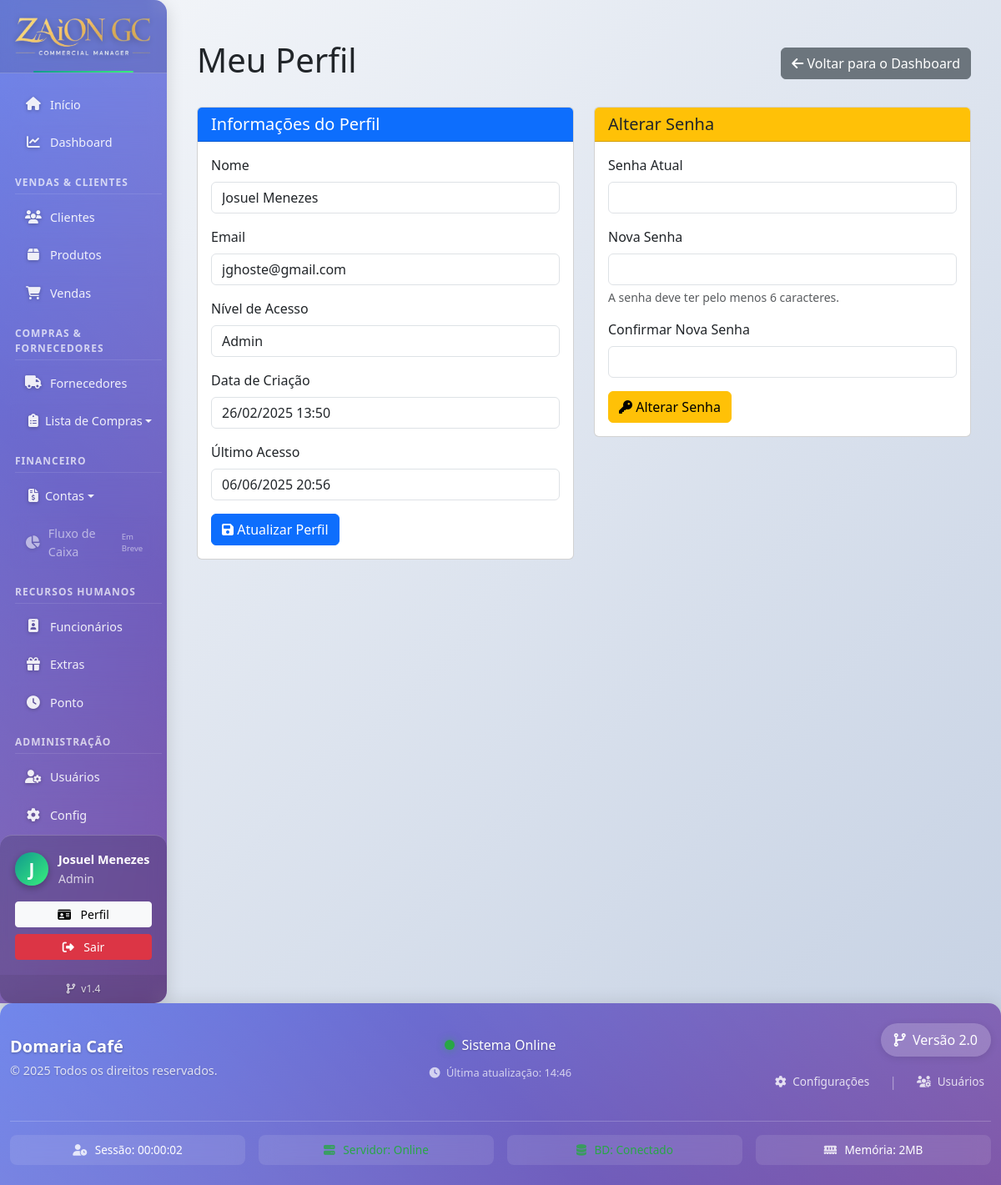
The app's page /perfil.php (signed in) with its own data.
### tables this page shows
CREATE TABLE `usuarios` (
  `id` int NOT NULL,
  `nome` varchar(100) NOT NULL,
  `email` varchar(100) NOT NULL,
  `senha` varchar(255) NOT NULL,
  `nivel_acesso` enum('admin','gerente','vendedor','cliente') NOT NULL DEFAULT 'cliente',
  `cliente_id` int DEFAULT NULL,
  `ativo` tinyint(1) NOT NULL DEFAULT '1',
  `data_criacao` datetime NOT NULL DEFAULT CURRENT_TIMESTAMP,
  `ultimo_acesso` datetime DEFAULT NULL
);

### perfil.php (the view, shortened to what this page needs)
<?php
require_once 'config/database.php';
$usuario_id = $_SESSION['usuario_id'];
$sql = "SELECT * FROM usuarios WHERE id = $usuario_id";
$result = $conn->query($sql);
$usuario = $result->fetch_assoc();
include 'includes/header.php';
?>
<div class="container-fluid py-4">
    <div class="d-flex justify-content-between align-items-center mb-4">
        <h1>Meu Perfil</h1>
        <a href="dashboard.php" class="btn btn-secondary">
            <i class="fas fa-arrow-left"></i> Voltar para o Dashboard
        </a>
    </div>
    <div class="row">
        <div class="col-md-6 mb-4">
            <div class="card">
                <div class="card-header bg-primary text-white">
                    <h5 class="mb-0">Informações do Perfil</h5>
                </div>
                <div class="card-body">
                    <form method="post" action="">
                        <div class="mb-3">
                            <label for="nome" class="form-label">Nome</label>
                            <input type="text" class="form-control" id="nome" name="nome" value="<?php echo htmlspecialchars($usuario['nome']); ?>" required>
                        </div>
                        <div class="mb-3">
                            <label for="email" class="form-label">Email</label>
                            <input type="email" class="form-control" id="email" name="email" value="<?php echo htmlspecialchars($usuario['email']); ?>" required>
                        </div>
                        <div class="mb-3">
                            <label class="form-label">Nível de Acesso</label>
                            <input type="text" class="form-control" value="<?php echo ucfirst($usuario['nivel_acesso']); ?>" readonly>
                        </div>
                        <div class="mb-3">
                            <label class="form-label">Data de Criação</label>
                            <input type="text" class="form-control" value="<?php echo date('d/m/Y H:i', strtotime($usuario['data_criacao'])); ?>" readonly>
                        </div>
                        <div class="mb-3">
                            <label class="form-label">Último Acesso</label>
                            <input type="text" class="form-control" value="<?php echo $usuario['ultimo_acesso'] ? date('d/m/Y H:i', strtotime($usuario['ultimo_acesso'])) : 'Primeiro acesso'; ?>" readonly>
                        </div>
                        <button type="submit" name="atualizar_perfil" class="btn btn-primary">
                            <i class="fas fa-save"></i> Atualizar Perfil
                        </button>
                    </form>
                </div>
            </div>
        </div>
        <div class="col-md-6 mb-4">
            <div class="card">
                <div class="card-header bg-warning text-dark">
                    <h5 class="mb-0">Alterar Senha</h5>
                </div>
                <div class="card-body">
                    <form method="post" action="">
                        <div class="mb-3">
                            <label for="senha_atual" class="form-label">Senha Atual</label>
                            <input type="password" class="form-control" id="senha_atual" name="senha_atual" required>
                        </div>
                        <div class="mb-3">
                            <label for="nova_senha" class="form-label">Nova Senha</label>
                            <input type="password" class="form-control" id="nova_senha" name="nova_senha" required minlength="6">
                            <div class="form-text">A senha deve ter pelo menos 6 caracteres.</div>
                        </div>
                        <div class="mb-3">
                            <label for="confirmar_senha" class="form-label">Confirmar Nova Senha</label>
                            <input type="password" class="form-control" id="confirmar_senha" name="confirmar_senha" required minlength="6">
                        </div>
                        <button type="submit" name="alterar_senha" class="btn btn-warning">
                            <i class="fas fa-key"></i> Alterar Senha
                        </button>
                    </form>
                </div>
            </div>
        </div>
    </div>
</div>
<?php include 'includes/footer.php'; ?>

### records on screen
usuarios: nome "Josuel Menezes", email "jghoste@gmail.com", nivel_acesso "Admin", data_criacao "26/02/2025 13:50", ultimo_acesso "06/06/2025 20:56"

### other values on screen
substr($_SESSION['usuario_nome'] ?? 'U', 0, 1) "J"
$_SESSION['usuario_nome'] "Josuel Menezes"
$_SESSION['nivel_acesso'] "Admin"
$versao_sistema "1.4"
$empresa_nome "Domaria Café"
$versao_sistema "2.0"
memory_get_usage(true) / 1024 / 1024 "2"
